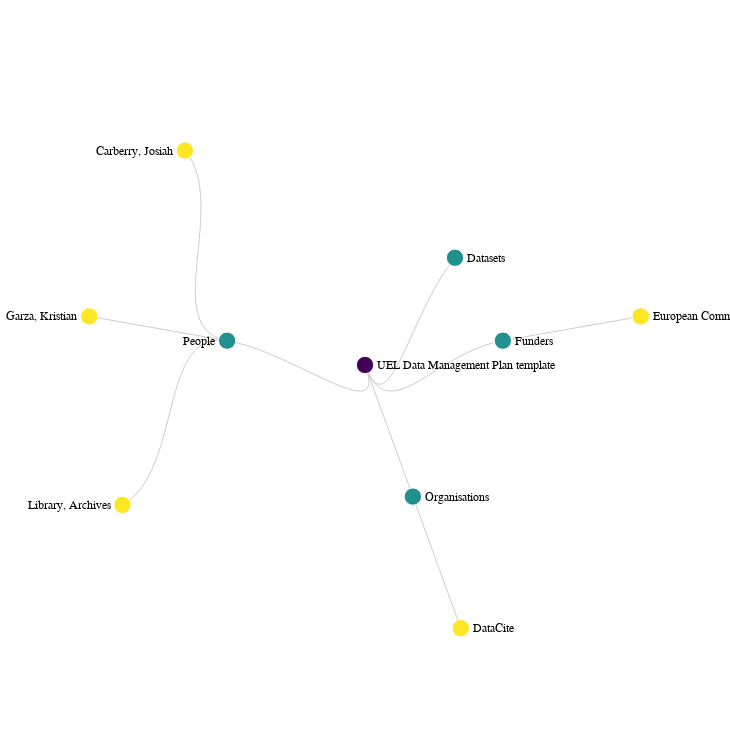

Here is the notebook cell this chart was saved with:
### Code cell
chart = alt.vega(json.loads(vega_template(json.dumps(nodes))))

### Figure 1 — Vega specification as saved in the notebook (floating-point values rounded to 4 significant figures)
{"$schema": "https://vega.github.io/schema/vega/v3.json", "description": "An example of a radial layout for a node-link diagram of hierarchical data.", "width": 720, "height": 720, "padding": 5, "autosize": "none", "signals": [{"name": "labels", "value": true, "bind": {"input": "checkbox"}}, {"name": "radius", "value": 280, "bind": {"input": "range", "min": 20, "max": 600}}, {"name": "extent", "value": 360, "bind": {"input": "range", "min": 0, "max": 360, "step": 1}}, {"name": "rotate", "value": 0, "bind": {"input": "range", "min": 0, "max": 360, "step": 1}}, {"name": "layout", "value": "tidy", "bind": {"input": "radio", "options": ["tidy", "cluster"]}}, {"name": "links", "value": "diagonal", "bind": {"input": "select", "options": ["line", "curve", "diagonal", "orthogonal"]}}, {"name": "originX", "update": "width / 2"}, {"name": "originY", "update": "height / 2"}], "data": [{"name": "tree", "values": [{"id": 1, "name": "UEL Data Management Plan template"}, {"id": 2, "name": "Datasets", "parent": 1}, {"id": 3, "name": "Funders", "parent": 1}, {"id": 4, "name": "Organisations", "parent": 1}, {"id": 5, "name": "People", "parent": 1}, {"id": "https://doi.org/10.13039/501100000780", "funderIdentifierType": "Crossref Funder ID", "name": "European Commission", "parent": 3}, {"id": null, "name": "DataCite", "affiliation": [{"id": "https://ror.org/04wxnsj81"}], "parent": 4}, {"id": null, "name": "Library, Archives", "affiliation": [], "parent": 5}, {"id": "https://orcid.org/0000-0003-3484-6875", "name": "Garza, Kristian", "affiliation": [{"id": "https://ror.org/04wxnsj81"}], "parent": 5}, {"id": "https://orcid.org/0000-0002-1825-0097", "name": "Carberry, Josiah", "affiliation": [], "parent": 5}], "transform": [{"type": "stratify", "key": "id", "parentKey": "parent"}, {"type": "tree", "method": {"signal": "layout"}, "size": [1, {"signal": "radius"}], "as": ["alpha", "radius", "depth", "children"]}, {"type": "formula", "expr": "(rotate + extent * datum.alpha + 270) % 360", "as": "angle"}, {"type": "formula", "expr": "PI * datum.angle / 180", "as": "radians"}, {"type": "formula", "expr": "inrange(datum.angle, [90, 270])", "as": "leftside"}, {"type": "formula", "expr": "originX + datum.radius * cos(datum.radians)", "as": "x"}, {"type": "formula", "expr": "originY + datum.radius * sin(datum.radians)", "as": "y"}]}, {"name": "links", "source": "tree", "transform": [{"type": "treelinks"}, {"type": "linkpath", "shape": {"signal": "links"}, "orient": "radial", "sourceX": "source.radians", "sourceY": "source.radius", "targetX": "target.radians", "targetY": "target.radius"}]}], "scales": [{"name": "color", "type": "linear", "range": {"scheme": "viridis"}, "domain": {"data": "tree", "field": "depth"}, "zero": true}], "marks": [{"type": "path", "from": {"data": "links"}, "encode": {"update": {"x": {"signal": "originX"}, "y": {"signal": "originY"}, "path": {"field": "path"}, "stroke": {"value": "#ccc"}}}}, {"type": "symbol", "tooltip": true, "from": {"data": "tree"}, "encode": {"enter": {"size": {"value": 300}, "stroke": {"value": "#fff"}}, "update": {"x": {"field": "x"}, "y": {"field": "y"}, "fill": {"scale": "color", "field": "depth"}}}}, {"type": "text", "from": {"data": "tree"}, "encode": {"enter": {"text": {"field": "name"}, "fontSize": {"value": 12}, "baseline": {"value": "middle"}}, "update": {"x": {"field": "x"}, "y": {"field": "y"}, "dx": {"signal": "(datum.leftside ? -1 : 1) * 12"}, "align": {"signal": "datum.leftside ? 'right' : 'left'"}, "opacity": {"signal": "labels ? 1 : 0"}}}}]}
